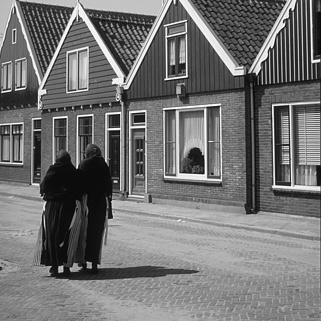
%> input picture Lab 2/i235.png, 321 x 321 px
$ octave Script.m   (GNU Octave 9; MATLAB toolbox functions it lacks are replaced by stand-ins)
%> lines starting %> are read from the running program, lines starting %| are printed output that depends on the picture
### Lab 2/gaussNoise.m
function img_g = gaussNoise(imgOriginal, sd, imgShow)

img_g = double(imgOriginal)+ sd*randn(size(imgOriginal)); %Standard deviation

if(imgShow)
    figure, subplot(1, 2, 1), imagesc(img_g),colormap gray, title('Gaussian noise image');
    subplot(1, 2, 2), imhist(uint8(img_g), 256), title('Gaussian noise image histogram');
end
end

### Lab 2/spNoise.m
function img_sp = spNoise(imgOriginal, dens, imgShow)

img_sp = double(imgOriginal);
[rr,cc]=size(img_sp);
maxv = max(max(img_sp));
indices = full(sprand(rr,cc,dens)); %Dens is the noise density
mask1 = indices > 0 & indices < 0.5;  mask2 = indices >= 0.5; %Matlab masking technique
img_sp = img_sp .*(~mask1) ;
img_sp = img_sp.*(~mask2)+maxv*mask2;

if(imgShow)
    figure, subplot(1, 2, 1), imagesc(img_sp),colormap gray, title('Salt&pepper noise image');
    subplot(1, 2, 2), imhist(uint8(img_sp), 256), title('Salt&pepper noise image histogram');
end
end

### Lab 2/movAverFilt.m
function filtered = movAverFilt(preFilt, side, imgShow)

K = ones(side)/(side*side);
filtered = conv2(preFilt, K, 'same');

%figure,plot(A(40,:),'r'),hold on,plot(outc(40,:),'b'),plot(outm(40,:),'g')

if(imgShow)
    figure, subplot(2, 2, 1), imagesc(preFilt),colormap gray, title('Pre-filter image');
    subplot(2, 2, 2), imagesc(filtered),colormap gray, title(['Moving average filtered image ', num2str(side), 'x', num2str(side)]);
    subplot(2, 2, 3), imhist(uint8(preFilt), 256), title('Pre-filter histogram');
    subplot(2, 2, 4), imhist(uint8(filtered), 256), title('Filtered histogram');

    figure, subplot(1, 2, 1), imagesc(K), title(['Moving average filter (', num2str(side), 'x', num2str(side), ')']);
    subplot(1, 2, 2), surf(K), title(['Moving average filter (', num2str(side), 'x', num2str(side), ')']);
end
end

### Lab 2/gaussianFilt.m
function filtered = gaussianFilt(preFilt, fsize, imgShow)

sigma = fsize / 6;
h = fspecial('gaussian', fsize, sigma);
filtered = imfilter(preFilt, h);

if(imgShow)
    figure, subplot(2, 2, 1), imagesc(preFilt),colormap gray, title('Pre-filter image');
    subplot(2, 2, 2), imagesc(filtered),colormap gray, title(['Gaussian filtered image ', num2str(fsize), 'x', num2str(fsize)]);
    subplot(2, 2, 3), imhist(uint8(preFilt), 256), title('Pre-filter histogram');
    subplot(2, 2, 4), imhist(uint8(filtered), 256), title('Filtered histogram');

    figure, subplot(1, 2, 1), imagesc(h), title(['Image gaussian sigma = ', num2str(sigma), ', support =', num2str(fsize)]);
    subplot(1, 2, 2), surf(h), title(['Surface gaussian sigma = ', num2str(sigma), ', support = ', num2str(fsize)]);
end
end

### Lab 2/medianFilt.m
function filtered = medianFilt(preFilt, side, imgShow)

filtered = medfilt2(preFilt,[side,side]);

if(imgShow)
    figure, subplot(2, 2, 1), imagesc(preFilt),colormap gray, title('Pre-filter image');
    subplot(2, 2, 2), imagesc(filtered),colormap gray, title(['Median filtered image ', num2str(side), 'x', num2str(side)]);
    subplot(2, 2, 3), imhist(uint8(preFilt), 256), title('Pre-filter histogram');
    subplot(2, 2, 4), imhist(uint8(filtered), 256), title('Filtered histogram');
end
end

### Lab 2/transFilt.m
function imgFiltered = transFilt(img, support, show)

%Initizalize the filter
K = zeros(support);
[rr, cc] = size(K);
%Central pixel coordinates
midY = ceil(rr / 2);
%Set the the pixel in mid-height right to 1
K(midY, cc) = 1;

%Apply the filtering
imgFiltered = conv2(img, K, 'same');

if(show)
    figure
    subplot(1,2,1), imagesc(img), colormap gray, title('Original')
    subplot(1,2,2), imagesc(imgFiltered), colormap gray, title('Translated by filtering')
end

end

### Lab 2/sharpFilt.m
function imgFiltered = sharpFilt(img, support, show)

%Initizalize the filter K1 as a filter which simply double the value of all
%the pixel
K1 = zeros(support);
[rr, cc] = size(K1);
%Central pixel coordinates
midX = ceil(cc / 2);
midY = ceil(rr / 2);
%Set the central pixel to 2
K1(midY, midX) = 2;
%Initialize the filter K2 as a moving average filter
K2 = ones(support) / (support ^ 2);
%Define the final filter which will be applied
K = K1 - K2;

%Apply the filtering
imgFiltered = conv2(img, K, 'same');

if(show)
    figure
    subplot(1,2,1), imagesc(img), colormap gray, title('Original')
    subplot(1,2,2), imagesc(imgFiltered), colormap gray, title('Sharpened image by filtering')
end

end

### Lab 2/fftGauss.m
function fft = fftGauss(sigma, size, show)

%Define a grid
[X,Y] = meshgrid(1:size);

%Gaussian
Z = exp((-X.^2 -Y.^2) / (2 * (sigma ^ 2)));

%Apply FFT
fft = fftshift( fft2(Z) );

if(show)
   figure, imagesc(log(abs(fft))), colormap gray, xlabel('wx'), ylabel('wy'), title('log(abs(FFTtransform)) of 2D-Gaussian')
end

### Lab 2/noChangeFilt.m
function imgFiltered = noChangeFilt(img, support, show)

%Initizalize the filter
K = zeros(support);
[rr, cc] = size(K);
%Central pixel coordinates
midX = ceil(cc / 2);
midY = ceil(rr / 2);
%Set the the central pixel to 1
K(midY, midX) = 1;

%Apply the filtering
imgFiltered = conv2(img, K, 'same');

if(show)
    figure
    subplot(1,2,1), imagesc(img), colormap gray, title('Original')
    subplot(1,2,2), imagesc(imgFiltered), colormap gray, title('Filtered')
end

end

### Lab 2/Script.m
clc, clear all, close all;

%Read the original image
imgOriginal = imread('i235.png', 'png');
%> imgOriginal is the input picture: size 321x321 uint8; min 3, max 251, mean 114.8
subplot(1, 2, 1), imagesc(imgOriginal), colormap gray, title('Original image')
subplot(1, 2, 2), imhist(uint8(imgOriginal), 256), title('Original image histogram');

show = true; %To show the images

%% ADD NOISE

%Add Gaussian noise
img_g = gaussNoise(imgOriginal, 20, show); %Sigma = 20
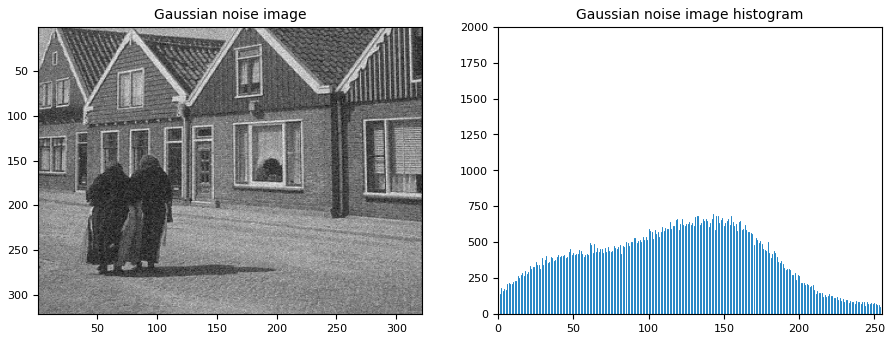
%> figure redrawn from the program's plot data, 2 panels

%Add salt&pepper noise
img_sp = spNoise(imgOriginal, 0.2, show); %Salt&pepper 20%
%> in spNoise, `maxv = max(max(img_sp));`: maxv = 251
%> in spNoise, `img_sp = img_sp.*(~mask2)+maxv*mask2;`:
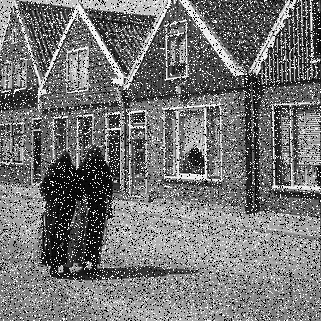
%> img_sp: size 321x321 double; min 0, max 251, mean 116.9
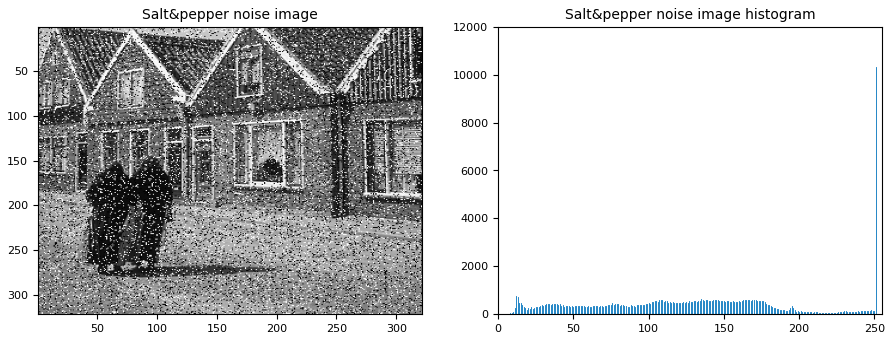
%> figure redrawn from the program's plot data, 2 panels

%% FILTERING NOISE

% Moving Average filter
movAverFilt(img_g, 3, show); % 3x3 window
movAverFilt(img_g, 7, show); % 7x7 window
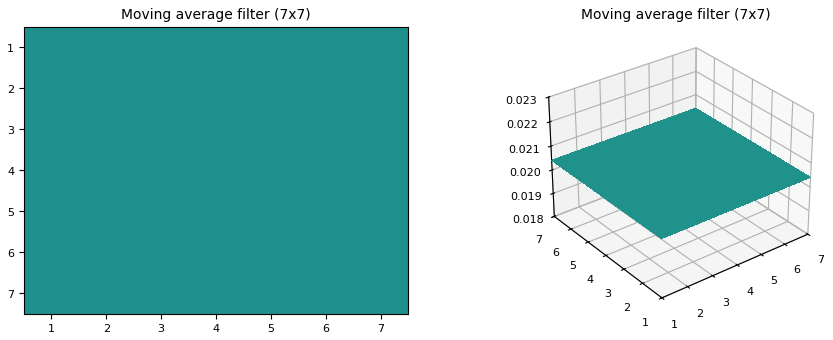
%> figure redrawn from the program's plot data, 2 panels
movAverFilt(img_sp, 3, show);
movAverFilt(img_sp, 7, show);
%> call 4 of movAverFilt, with side = 7, imgShow = true
%> in movAverFilt (call 4), `title('Filtered histogram')`:
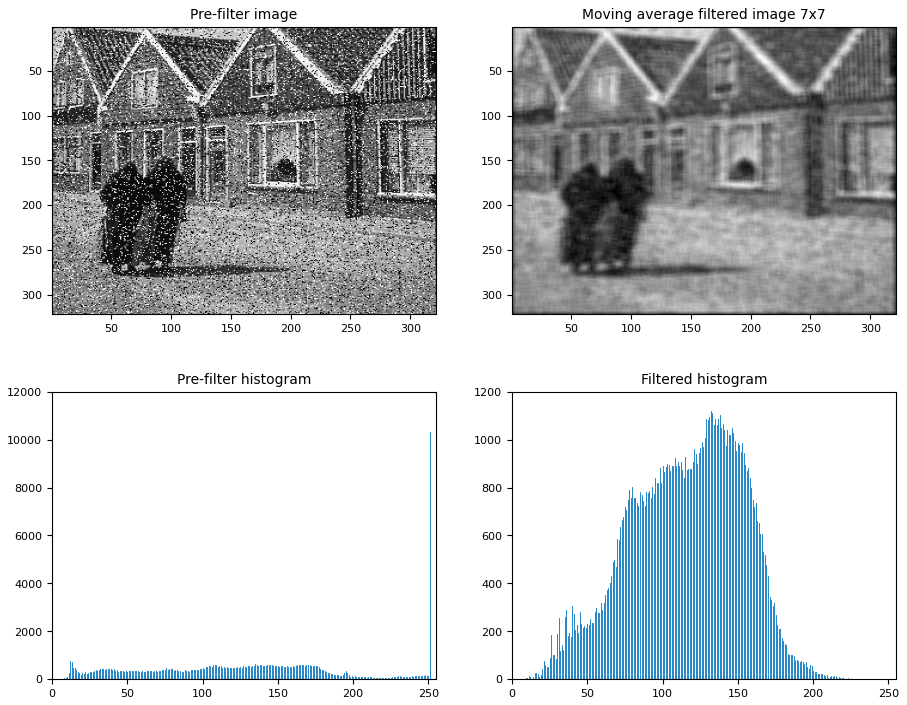
%> figure redrawn from the program's plot data, 4 panels

% Gaussian filter
gaussianFilt(img_g, 3, show);
%> in gaussianFilt, `title('Filtered histogram')`:
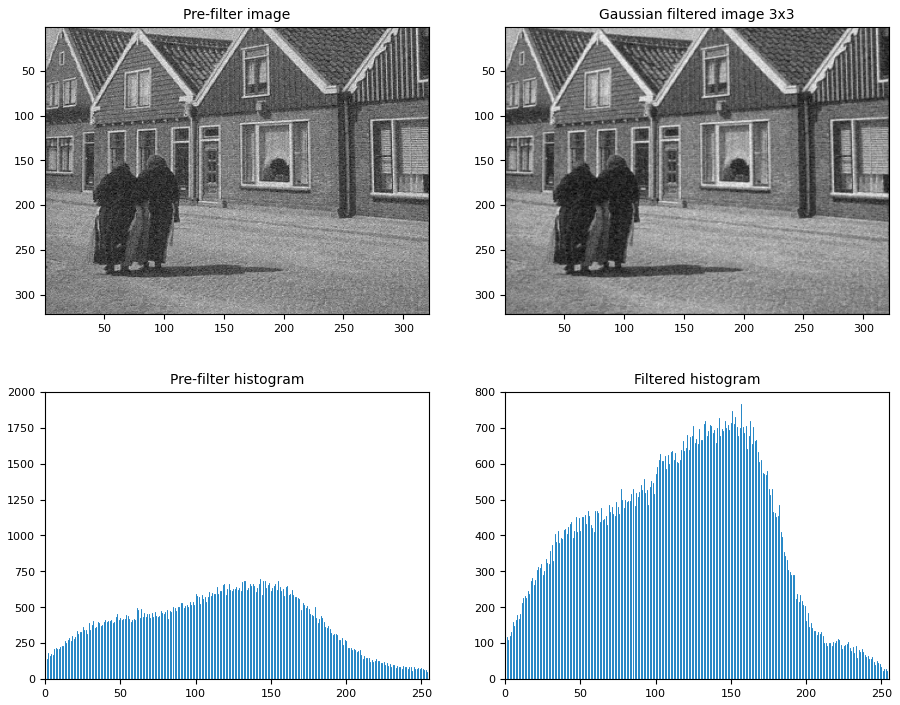
%> figure redrawn from the program's plot data, 4 panels
gaussianFilt(img_g, 7, show);
gaussianFilt(img_sp, 3, show);
gaussianFilt(img_sp, 7, show);

% Median filter
medianFilt(img_g, 3, show);
medianFilt(img_g, 7, show);
medianFilt(img_sp, 3, show);
medianFilt(img_sp, 7, show);

%% CONVOLUTION FILTERS

%Filter without changing
noChangeFilt(imgOriginal, 7, show);

%Translate by filtering
transFilt(imgOriginal, 7, show);

%Sharpening filter
sharpFilt(imgOriginal, 7, show);
%> in sharpFilt, `imgFiltered = conv2(img, K, 'same');`:
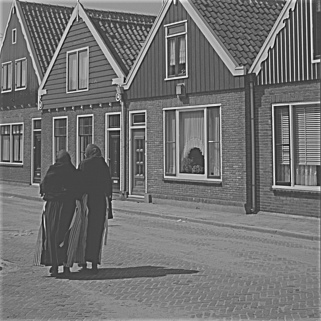
%> imgFiltered: size 321x321 double; min -147.4, max 436.5, mean 116.1; drawn with min black and max white

%% FFT

%FFT of the original image
fftImg = fftshift( fft2(imgOriginal) );
figure, imagesc(log(abs(fftImg))), colormap gray, xlabel('wx'), ylabel('wy'), title('log(abs(FFTtransform)) of the original image')

%Parameters of a 2D-gaussian image
sigma = 5;
size = 101;

%FFT of the gaussian function
fftGauss(sigma, size, show);
